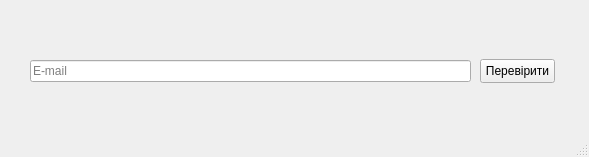
<?xml version="1.0" encoding="UTF-8"?>
<ui version="4.0">
 <class>CheckEmail</class>
 <widget class="QMainWindow" name="CheckEmail">
  <property name="geometry">
   <rect>
    <x>0</x>
    <y>0</y>
    <width>589</width>
    <height>157</height>
   </rect>
  </property>
  <property name="windowTitle">
   <string>CheckEmail</string>
  </property>
  <widget class="QWidget" name="centralwidget">
   <widget class="QPushButton" name="pushButton">
    <property name="geometry">
     <rect>
      <x>480</x>
      <y>59</y>
      <width>75</width>
      <height>24</height>
     </rect>
    </property>
    <property name="text">
     <string>Перевірити</string>
    </property>
   </widget>
   <widget class="QLineEdit" name="lineEdit">
    <property name="geometry">
     <rect>
      <x>30</x>
      <y>60</y>
      <width>441</width>
      <height>22</height>
     </rect>
    </property>
    <property name="placeholderText">
     <string>E-mail</string>
    </property>
   </widget>
   <widget class="QLabel" name="label">
    <property name="geometry">
     <rect>
      <x>30</x>
      <y>20</y>
      <width>521</width>
      <height>16</height>
     </rect>
    </property>
    <property name="text">
     <string/>
    </property>
   </widget>
  </widget>
  <widget class="QMenuBar" name="menubar">
   <property name="geometry">
    <rect>
     <x>0</x>
     <y>0</y>
     <width>589</width>
     <height>22</height>
    </rect>
   </property>
  </widget>
  <widget class="QStatusBar" name="statusbar"/>
 </widget>
 <resources/>
 <connections/>
</ui>
